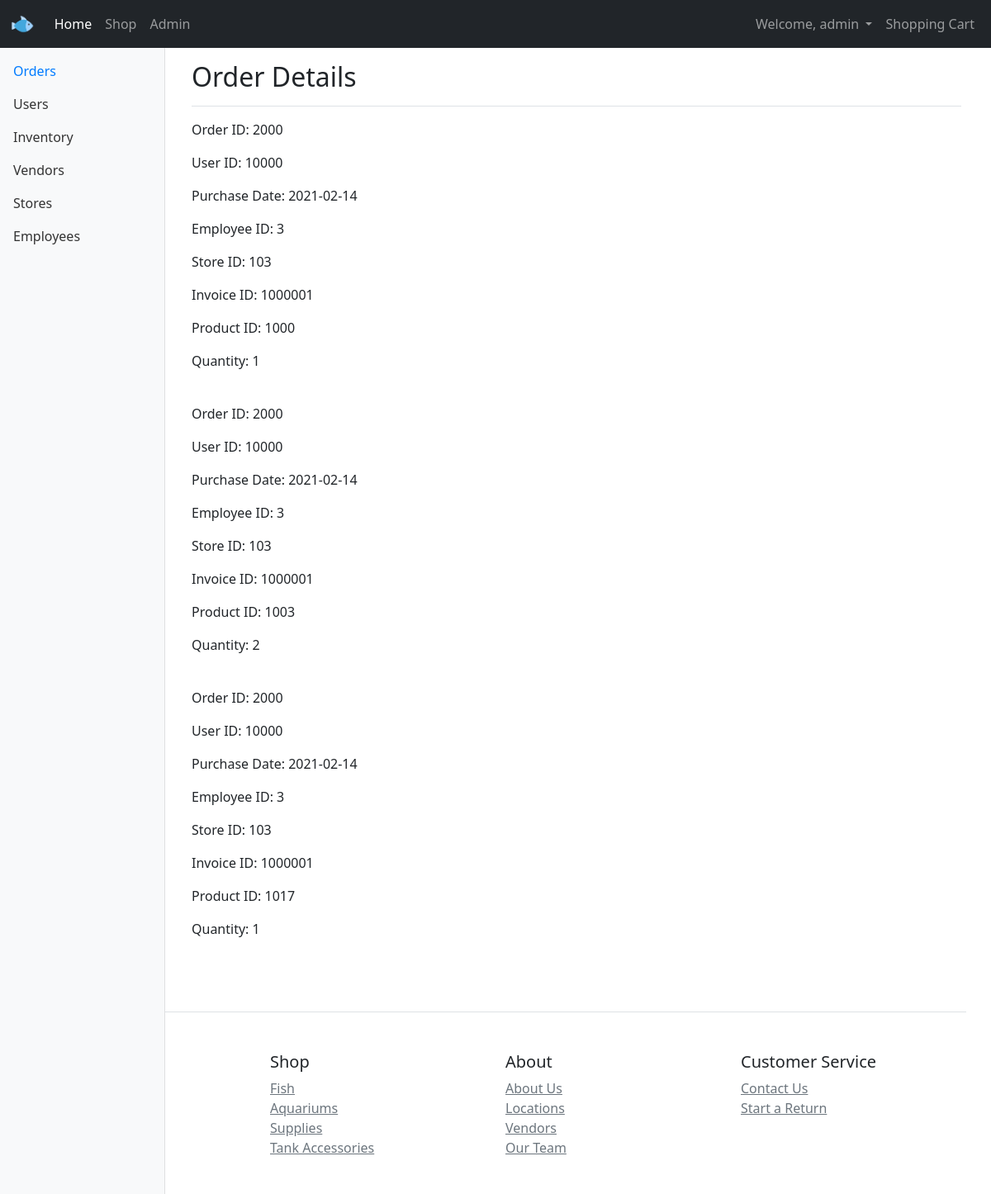
The page /pages/order-details.php?id=2000 (signed in) on the database its author committed.
### tables this page shows
CREATE TABLE `orderline` (
  `order_id` varchar(100) NOT NULL,
  `product_id` varchar(100) NOT NULL,
  `quantity` int(11) NOT NULL
);

CREATE TABLE `order_table` (
  `user_id` varchar(100) NOT NULL,
  `employee_id` varchar(100) NOT NULL,
  `store_id` varchar(100) NOT NULL,
  `purchase_date` date NOT NULL,
  `order_id` varchar(100) NOT NULL,
  `invoice_id` varchar(100) NOT NULL
);

### pages/order-details.php (the view, shortened to what this page needs)
<?php
include('header.php');
require_once 'config.php';
?>
    <div class="container-fluid">
      <nav id="sidebarMenu" class="col-md-3 col-lg-2 d-md-block bg-light sidebar collapse">
        <div class="position-sticky pt-3">
          <ul class="nav flex-column">
            <li class="nav-item">
              <a class="nav-link active" href="admin.php#orders">
                Orders
              </a>
            </li>
            <li class="nav-item">
              <a class="nav-link" href="admin.php#users">
                Users
              </a>
            </li>
            <li class="nav-item">
              <a class="nav-link" href="admin.php#inventory">
                Inventory
              </a>
            </li>
            <li class="nav-item">
              <a class="nav-link" href="admin.php#vendors">
                Vendors
              </a>
            </li>
            <li class="nav-item">
              <a class="nav-link" href="admin.php#stores">
                Stores
              </a>
            </li>
            <li class="nav-item">
              <a class="nav-link" href="admin.php#employees">
                Employees
              </a>
            </li>
          </ul>
        </div>
      </nav>
      <main class="col-md-9 ms-sm-auto col-lg-10 px-md-4">
        <div class="d-flex justify-content-between flex-wrap flex-md-nowrap align-items-center pt-3 pb-2 mb-3 border-bottom">
          <h2>Order Details</h2>
        </div>
<?php
$conn = new mysqli($hn, $un, $pw, $db);
if(isset($_GET['id'])) {
$id = $_GET['id'];
$query = "SELECT * FROM order_table INNER JOIN orderline ON order_table.order_id = orderline.order_id
WHERE orderline.order_id=$id ";
$result = $conn->query($query);
$rows = $result->num_rows;
  for($j=0; $j<$rows; ++$j) {
    $row = $result->fetch_array(MYSQLI_ASSOC);
    echo <<<_END
        <p>Order ID: $row[order_id]</p>
        <p>User ID: $row[user_id]</p>
        <p>Purchase Date: $row[purchase_date]</p>
        <p>Employee ID: $row[employee_id]</p>
        <p>Store ID: $row[store_id]</p>
        <p>Invoice ID: $row[invoice_id]</p>
        <p>Product ID: $row[product_id]</p>
        <p>Quantity: $row[quantity]</p>
        <br>
    _END;
  }
}
?>
      </main>
    </div>
<?php
include('footer.php');
?>
</body>
</html>

### styles/theme.css (style rules this page uses)
.sidebar { position: fixed; top: 0; bottom: 0; left: 0; z-index: 100; padding: 50px 0 0; box-shadow: inset -1px 0 0 rgba(0, 0, 0, .1); }
.sidebar .nav-link { font-weight: 500; color: #333; }
.sidebar .nav-link.active { color: #007bff; }

### rows shown on the page
orderline: order "2000", order.user_id "10000", order.purchase_date "2021-02-14", order.employee_id "3", order.store_id "103", order.invoice_id "1000001", product "1000", quantity "1"
orderline: order "2000", order.user_id "10000", order.purchase_date "2021-02-14", order.employee_id "3", order.store_id "103", order.invoice_id "1000001", product "1003", quantity "2"
orderline: order "2000", order.user_id "10000", order.purchase_date "2021-02-14", order.employee_id "3", order.store_id "103", order.invoice_id "1000001", product "1017", quantity "1"

### other values the page prints
$username "admin"
